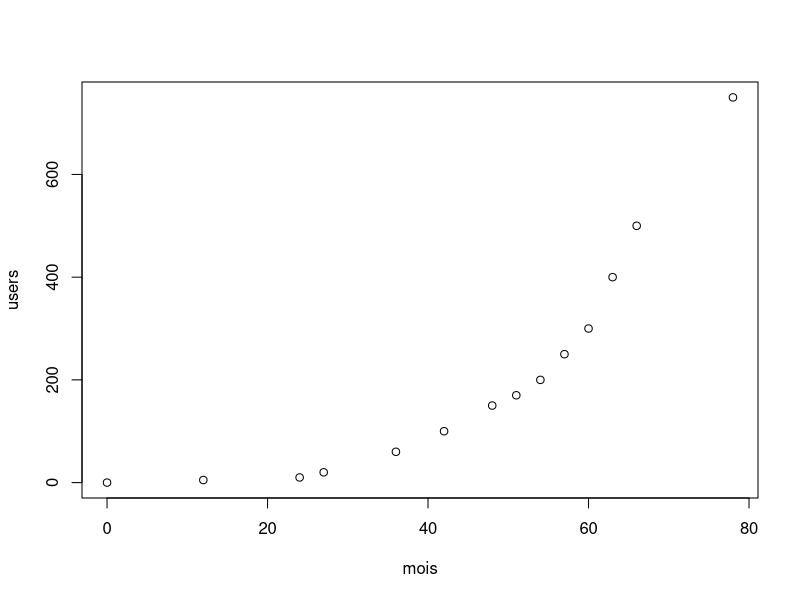
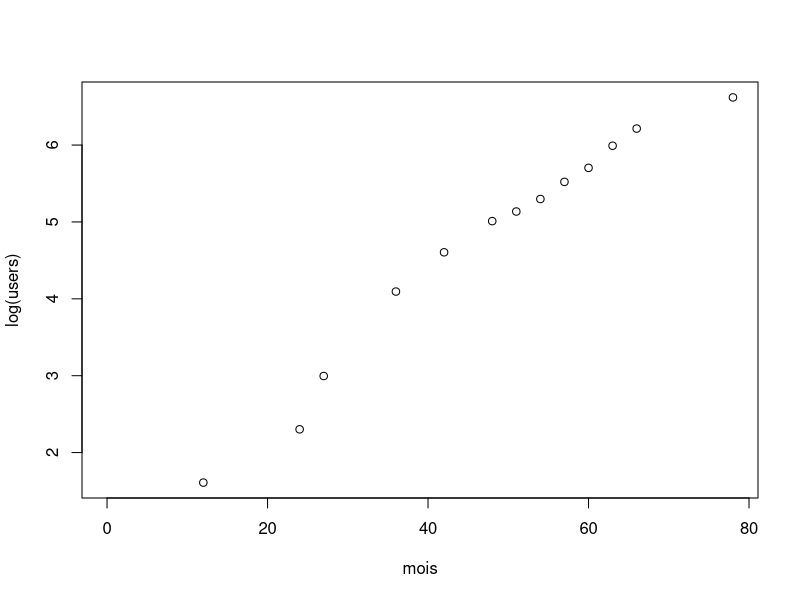
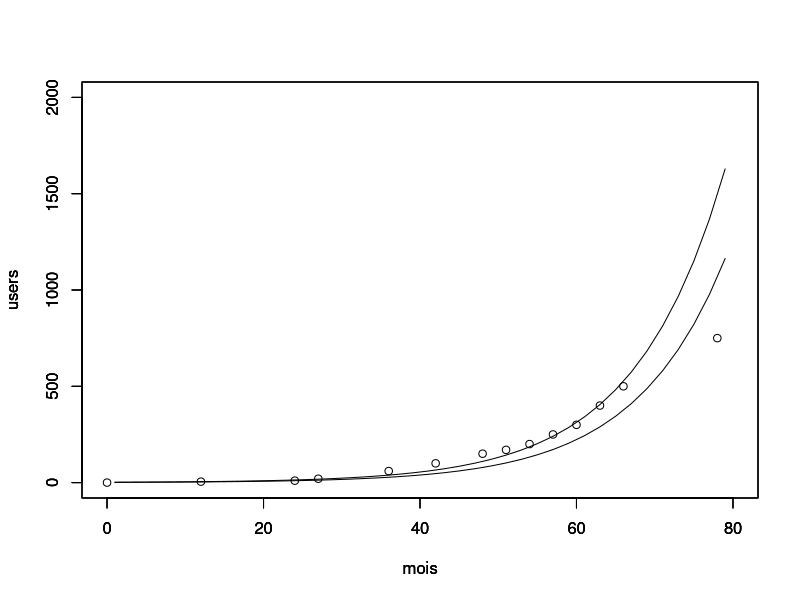
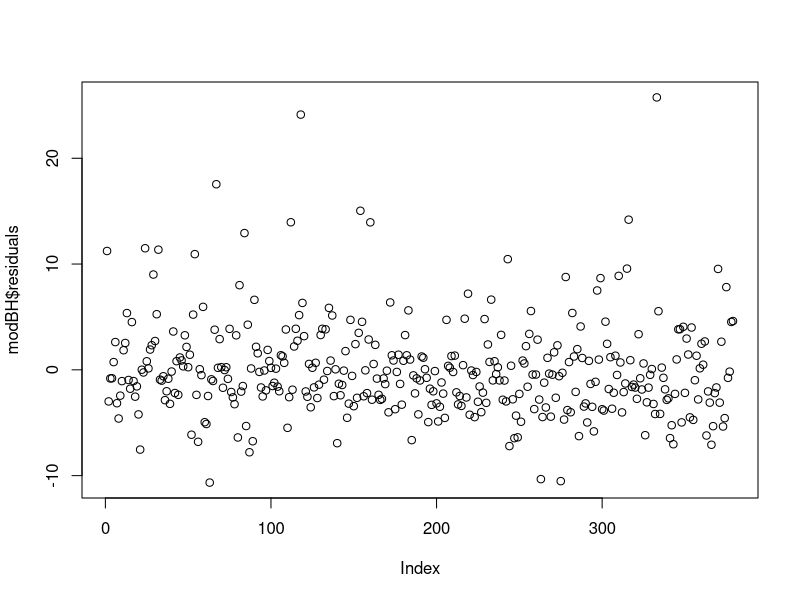
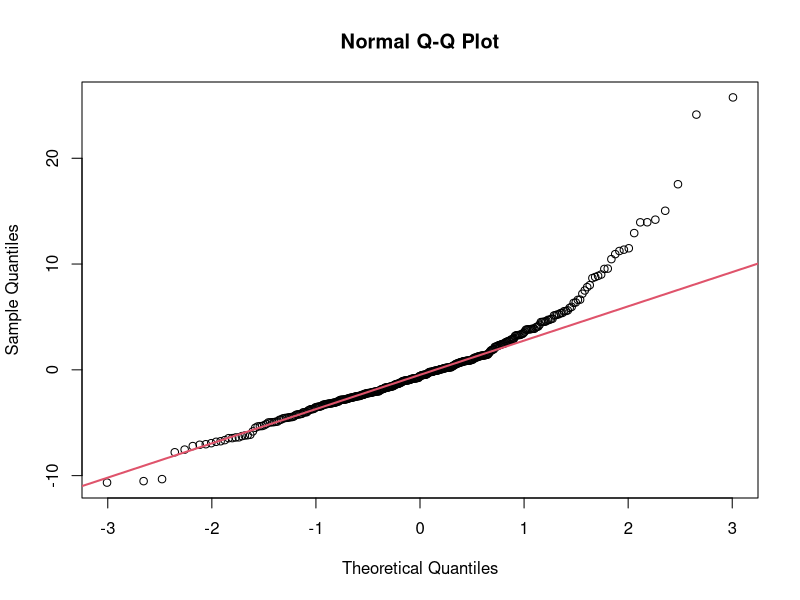
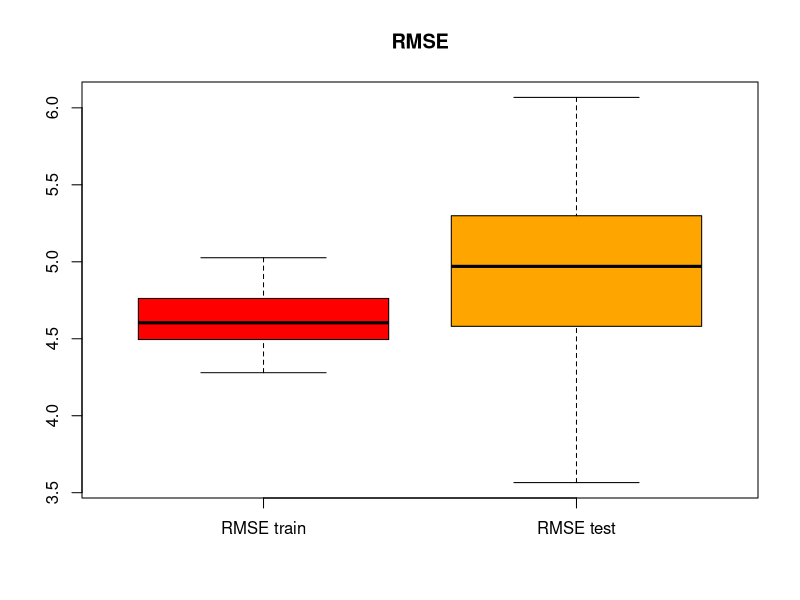
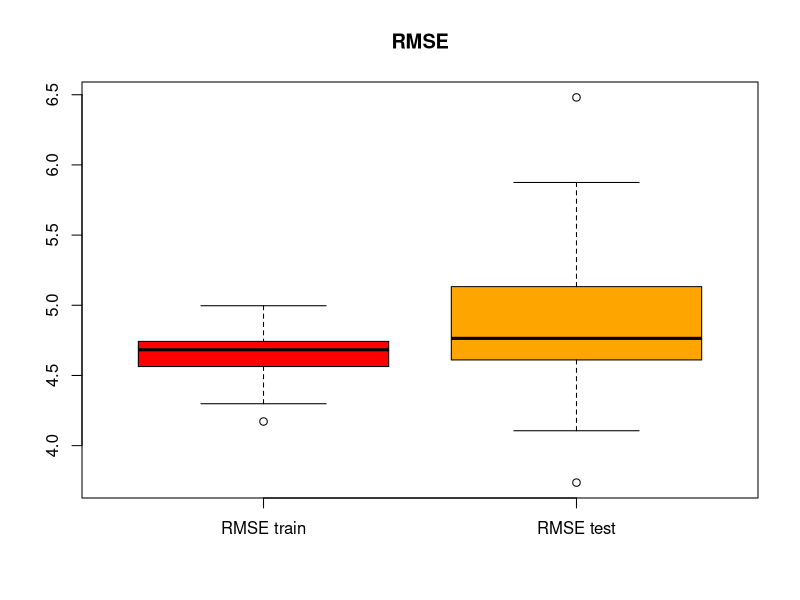

Write the R code that produced these figures, in order.
## ---- chunk 1
# read the data
tab <- read.table("data/facebookdata.txt",sep = ";",header = TRUE)

y <- tab$users
plot(tab$mois,y,xlab = "mois",ylab = "users")
# as we can see from the plot , the number of uses and mois is not linear. So, we try to 
# transform the target variable to make them be linear.
log_y <-log(y)
plot(tab$mois,log_y,xlab = "mois",ylab="log(users)")

#tabN[1,1] is INF , we replace it by 0
tabN <- data.frame(log_y,tab$mois)
tabN[1,1] <- 0

#Now we can model  
modFacebook <- lm(tabN)
modFacebook
summary(modFacebook)
newdata <- data.frame(tab.mois = seq(1,80,2))
predictValue <- predict.lm(modFacebook, newdata = newdata)
y <- exp(predictValue)

#we plot the observation and our model together
plot(tab$mois,tab$users,xlab = "mois",ylab = "users",xlim= c(0,80),ylim = c(0,2000))
par(new=TRUE)
plot(seq(1,80,2),y,ylim = c(0,2000),xlim= c(0,80),xlab = "mois",ylab = "users",type='l')
par(new=TRUE)
#Our model fit well in most of time besides the last month.But ,if we can ajuste 
# a litte out parametre.We can have a better result.
plot(seq(1,80,2),y/1.4,ylim = c(0,2000),xlim= c(0,80),xlab = "mois",ylab = "users",type='l')
## ---- chunk 2
library(mlbench)
data(BostonHousing)

sub <- sample(nrow(BostonHousing), 0.75 * nrow(BostonHousing))
TabTrain <- BostonHousing[sub,]
TabTest <- BostonHousing[-sub,]
# model with TabTrain
modBH <- lm(medv~.,data=TabTrain)

#plot the residuals ,we can see that most of them are distributed around 0
plot(modBH$residuals)

qqnorm(modBH$residuals)
qqline(modBH$residuals,col=2,lwd=2)

#the shapiro.test shows that the distribution of res follow the law of normal
shapiro.test(modBH$residuals)


# the RMSD vector is used to storing the rmsd calculated by the training data
RMSD <- vector(length = 50)

# the RMSDtest vector is used to storing the rmsd calculated by the test data
RMSDtest <- vector(length = 50)

Rsquaredadj <- vector(length = 50)
#Repeat ten times, each time we split randomly the dataset in to dataframes containing

#respectively 75% of the observation and 25% of the remaining observation.
for(i in 1:50)
{
# partitionning
sub <- sample(nrow(BostonHousing), 0.75 * nrow(BostonHousing))

TabTrain <- BostonHousing[sub,]

TabTest <- BostonHousing[-sub,]

# predict with Test data set
modBH <- lm(medv~.,data=TabTrain)

Rsquaredadj[i] <- summary(modBH)["adj.r.squared"]$adj.r.squared

sumOfSq <- sum((TabTrain$medv - predict(modBH,newdata = TabTrain))^2)
T <- length(TabTrain$medv)
# root mean square deviation 
RMSD[i] <-  sqrt(sumOfSq/T)

predict(modBH,newdata = TabTest)
TabTest$medv
# root mean square deviation of test data
sumSqtest <- sum((TabTest$medv - predict(modBH,newdata = TabTest))^2)
Ttest <- length(TabTest$medv)
RMSDtest[i] <-  sqrt(sumSqtest/Ttest)
}

boxplot(RMSD, RMSDtest,
        main = "RMSE",
        names = c("RMSE train", "RMSE test"),
        col = c("red", "orange"))
#the mean of RMSD
sum(RMSD)/50
#the mean of RMSDtest
sum(RMSDtest)/50
#the mean of R squared adjustef
sum(Rsquaredadj)/50
# As we can see , RMSE of test data is close to RMSE of training data.
## ---- chunk 3
library(mlbench)
data(BostonHousing)
library(MASS)

# the RMSD vector is used to storing the rmsd calculated by the training data
RMSD <- vector(length = 50)

# the RMSDtest vector is used to storing the rmsd calculated by the test data
RMSDtest <- vector(length = 50)

Rsquaredadj <- vector(length = 50)

for (i in 1:50){
  sub = sample(nrow(BostonHousing),0.75*nrow(BostonHousing)) #split the dataset
  Tabtrain = BostonHousing[sub,]
  Tabtest = BostonHousing[-sub,]
  fit1 = lm(medv ~ .,Tabtrain)
  fit2 = lm(medv ~ 1,Tabtrain)
  #stepwise selection
  modreg = stepAIC(fit2,direction = "both", scope = list(upper=fit1, lower=fit2),    trace=FALSE) 

  Rsquaredadj[i] <- summary(modBH)["adj.r.squared"]$adj.r.squared

  sumsq <- sum((Tabtrain$medv - predict(modreg,Tabtrain))^2)
  Ttrain <- length(Tabtrain$medv)
  RMSD[i] <- sqrt(sumsq/Ttrain)  
  
  sumsqtest <- sum((Tabtest$medv - predict(modreg,Tabtest))^2)
  Ttest <- length(Tabtest$medv)
  RMSDtest[i] <- sqrt(sumsqtest/Ttest)
}

boxplot(RMSD, RMSDtest,
        main = "RMSE",
        names = c("RMSE train", "RMSE test"),
        col = c("red", "orange"))
#the mean of RMSD
sum(RMSD)/50
#the mean of RMSDtest
sum(RMSDtest)/50
#the mean of R squared adjustef
sum(Rsquaredadj)/50
